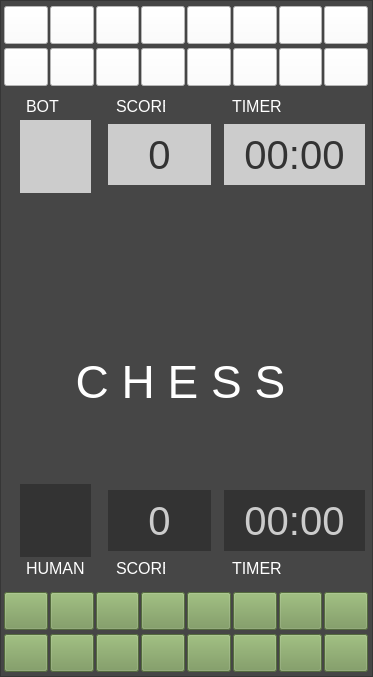
   <widget class="QFrame" name="sidePanel">
    <property name="geometry">
     <rect>
      <x>698</x>
      <y>6</y>
      <width>373</width>
      <height>677</height>
     </rect>
    </property>
    <property name="styleSheet">
     <string notr="true">background: rgb(70, 70, 70);</string>
    </property>
    <property name="frameShape">
     <enum>QFrame::StyledPanel</enum>
    </property>
    <property name="frameShadow">
     <enum>QFrame::Raised</enum>
    </property>
    <widget class="QWidget" name="layoutWidget">
     <property name="geometry">
      <rect>
       <x>4</x>
       <y>2</y>
       <width>364</width>
       <height>88</height>
      </rect>
     </property>
     <layout class="QGridLayout" name="botOutPieces">
      <property name="horizontalSpacing">
       <number>2</number>
      </property>
      <property name="verticalSpacing">
       <number>0</number>
      </property>
      <item row="0" column="0">
       <widget class="QPushButton" name="bot1">
        <property name="styleSheet">
         <string notr="true">background: white;
color: black;
height: 30px;
width: 30px;
icon-size: 30px;
</string>
        </property>
        <property name="text">
         <string/>
        </property>
       </widget>
      </item>
      <item row="0" column="1">
       <widget class="QPushButton" name="bot2">
        <property name="styleSheet">
         <string notr="true">background: white;
color: black;
height: 30px;
width: 30px;
icon-size: 30px;
</string>
        </property>
        <property name="text">
         <string/>
        </property>
       </widget>
      </item>
      <item row="0" column="2">
       <widget class="QPushButton" name="bot3">
        <property name="styleSheet">
         <string notr="true">background: white;
color: black;
height: 30px;
width: 30px;
icon-size: 30px;
</string>
        </property>
        <property name="text">
         <string/>
        </property>
       </widget>
      </item>
      <item row="0" column="3">
       <widget class="QPushButton" name="bot4">
        <property name="styleSheet">
         <string notr="true">background: white;
color: black;
height: 30px;
width: 30px;
icon-size: 30px;
</string>
        </property>
        <property name="text">
         <string/>
        </property>
       </widget>
      </item>
      <item row="0" column="4">
       <widget class="QPushButton" name="bot5">
        <property name="styleSheet">
         <string notr="true">background: white;
color: black;
height: 30px;
width: 30px;
icon-size: 30px;
</string>
        </property>
        <property name="text">
         <string/>
        </property>
       </widget>
      </item>
      <item row="0" column="5">
       <widget class="QPushButton" name="bot6">
        <property name="styleSheet">
         <string notr="true">background: white;
color: black;
height: 30px;
width: 30px;
icon-size: 30px;
</string>
        </property>
        <property name="text">
         <string/>
        </property>
       </widget>
      </item>
      <item row="0" column="6">
       <widget class="QPushButton" name="bot7">
        <property name="styleSheet">
         <string notr="true">background: white;
color: black;
height: 30px;
width: 30px;
icon-size: 30px;
</string>
        </property>
        <property name="text">
         <string/>
        </property>
       </widget>
      </item>
      <item row="0" column="7">
       <widget class="QPushButton" name="bot8">
        <property name="styleSheet">
         <string notr="true">background: white;
color: black;
height: 30px;
width: 30px;
icon-size: 30px;
</string>
        </property>
        <property name="text">
         <string/>
        </property>
       </widget>
      </item>
      <item row="1" column="0">
       <widget class="QPushButton" name="bot9">
        <property name="styleSheet">
         <string notr="true">background: white;
color: black;
height: 30px;
width: 30px;
icon-size: 30px;
</string>
        </property>
        <property name="text">
         <string/>
        </property>
       </widget>
      </item>
      <item row="1" column="1">
       <widget class="QPushButton" name="bot10">
        <property name="styleSheet">
         <string notr="true">background: white;
color: black;
height: 30px;
width: 30px;
icon-size: 30px;
</string>
        </property>
        <property name="text">
         <string/>
        </property>
       </widget>
      </item>
      <item row="1" column="2">
       <widget class="QPushButton" name="bot11">
        <property name="styleSheet">
         <string notr="true">background: white;
color: black;
height: 30px;
width: 30px;
icon-size: 30px;
</string>
        </property>
        <property name="text">
         <string/>
        </property>
       </widget>
      </item>
      <item row="1" column="3">
       <widget class="QPushButton" name="bot12">
        <property name="styleSheet">
         <string notr="true">background: white;
color: black;
height: 30px;
width: 30px;
icon-size: 30px;
</string>
        </property>
        <property name="text">
         <string/>
        </property>
       </widget>
      </item>
      <item row="1" column="4">
       <widget class="QPushButton" name="bot13">
        <property name="styleSheet">
         <string notr="true">background: white;
color: black;
height: 30px;
width: 30px;
icon-size: 30px;
</string>
        </property>
        <property name="text">
         <string/>
        </property>
       </widget>
      </item>
      <item row="1" column="5">
       <widget class="QPushButton" name="bot14">
        <property name="styleSheet">
         <string notr="true">background: white;
color: black;
height: 30px;
width: 30px;
icon-size: 30px;
</string>
        </property>
        <property name="text">
         <string/>
        </property>
       </widget>
      </item>
      <item row="1" column="6">
       <widget class="QPushButton" name="bot15">
        <property name="styleSheet">
         <string notr="true">background: white;
color: black;
height: 30px;
width: 30px;
icon-size: 30px;
</string>
        </property>
        <property name="text">
         <string/>
        </property>
       </widget>
      </item>
      <item row="1" column="7">
       <widget class="QPushButton" name="bot16">
        <property name="styleSheet">
         <string notr="true">background: white;
color: black;
height: 30px;
width: 30px;
icon-size: 30px;
</string>
        </property>
        <property name="text">
         <string/>
        </property>
       </widget>
      </item>
     </layout>
    </widget>
    <widget class="QLabel" name="humanIcon">
     <property name="geometry">
      <rect>
       <x>20</x>
       <y>484</y>
       <width>71</width>
       <height>73</height>
      </rect>
     </property>
     <property name="styleSheet">
      <string notr="true">font-size: 40px;
color: white;
background: rgb(51, 51, 51);</string>
     </property>
     <property name="text">
      <string/>
     </property>
     <property name="pixmap">
      <pixmap>images/userW.png</pixmap>
     </property>
     <property name="alignment">
      <set>Qt::AlignCenter</set>
     </property>
    </widget>
    <widget class="QLabel" name="botIcon">
     <property name="geometry">
      <rect>
       <x>20</x>
       <y>120</y>
       <width>71</width>
       <height>73</height>
      </rect>
     </property>
     <property name="styleSheet">
      <string notr="true">font-size: 40px;
color: white;
background: rgb(204, 204, 204)</string>
     </property>
     <property name="text">
      <string/>
     </property>
     <property name="pixmap">
      <pixmap>images/botB.png</pixmap>
     </property>
     <property name="alignment">
      <set>Qt::AlignCenter</set>
     </property>
    </widget>
    <widget class="QLabel" name="botScore">
     <property name="geometry">
      <rect>
       <x>108</x>
       <y>124</y>
       <width>103</width>
       <height>61</height>
      </rect>
     </property>
     <property name="styleSheet">
      <string notr="true">color: rgb(51, 51, 51);
font-size: 40px;
background: rgb(204, 204, 204);</string>
     </property>
     <property name="text">
      <string>0</string>
     </property>
     <property name="alignment">
      <set>Qt::AlignCenter</set>
     </property>
    </widget>
    <widget class="QLabel" name="humanScore">
     <property name="geometry">
      <rect>
       <x>108</x>
       <y>490</y>
       <width>103</width>
       <height>61</height>
      </rect>
     </property>
     <property name="styleSheet">
      <string notr="true">color: rgb(204, 204, 204);
font-size: 40px;
background: rgb(51, 51, 51);</string>
     </property>
     <property name="text">
      <string>0</string>
     </property>
     <property name="alignment">
      <set>Qt::AlignCenter</set>
     </property>
    </widget>
    <widget class="QLabel" name="humanTimer">
     <property name="geometry">
      <rect>
       <x>224</x>
       <y>490</y>
       <width>141</width>
       <height>61</height>
      </rect>
     </property>
     <property name="styleSheet">
      <string notr="true">color: rgb(204, 204, 204);
font-size: 40px;
background: rgb(51, 51, 51);</string>
     </property>
     <property name="text">
      <string>00:00</string>
     </property>
     <property name="alignment">
      <set>Qt::AlignCenter</set>
     </property>
    </widget>
    <widget class="QLabel" name="botTimer">
     <property name="geometry">
      <rect>
       <x>224</x>
       <y>124</y>
       <width>141</width>
       <height>61</height>
      </rect>
     </property>
     <property name="styleSheet">
      <string notr="true">color: rgb(51, 51, 51);
font-size: 40px;
background: rgb(204, 204, 204);</string>
     </property>
     <property name="text">
      <string>00:00</string>
     </property>
     <property name="alignment">
      <set>Qt::AlignCenter</set>
     </property>
    </widget>
    <widget class="QLabel" name="botLabel">
     <property name="geometry">
      <rect>
       <x>26</x>
       <y>98</y>
       <width>49</width>
       <height>16</height>
      </rect>
     </property>
     <property name="styleSheet">
      <string notr="true">color: white;
font-size: 16px;</string>
     </property>
     <property name="text">
      <string>BOT</string>
     </property>
     <property name="alignment">
      <set>Qt::AlignLeading|Qt::AlignLeft|Qt::AlignVCenter</set>
     </property>
    </widget>
    <widget class="QLabel" name="humanLabel">
     <property name="geometry">
      <rect>
       <x>26</x>
       <y>560</y>
       <width>59</width>
       <height>16</height>
      </rect>
     </property>
     <property name="styleSheet">
      <string notr="true">color: white;
font-size: 16px;</string>
     </property>
     <property name="text">
      <string>HUMAN</string>
     </property>
     <property name="alignment">
      <set>Qt::AlignLeading|Qt::AlignLeft|Qt::AlignVCenter</set>
     </property>
    </widget>
    <widget class="QLabel" name="botScoreLabel">
     <property name="geometry">
      <rect>
       <x>116</x>
       <y>98</y>
       <width>49</width>
       <height>16</height>
      </rect>
     </property>
     <property name="styleSheet">
      <string notr="true">color: white;
font-size: 16px;</string>
     </property>
     <property name="text">
      <string>SCORE</string>
     </property>
     <property name="alignment">
      <set>Qt::AlignLeading|Qt::AlignLeft|Qt::AlignVCenter</set>
     </property>
    </widget>
    <widget class="QLabel" name="humanScoreLabel">
     <property name="geometry">
      <rect>
       <x>116</x>
       <y>560</y>
       <width>49</width>
       <height>16</height>
      </rect>
     </property>
     <property name="styleSheet">
      <string notr="true">color: white;
font-size: 16px;</string>
     </property>
     <property name="text">
      <string>SCORE</string>
     </property>
     <property name="alignment">
      <set>Qt::AlignLeading|Qt::AlignLeft|Qt::AlignVCenter</set>
     </property>
    </widget>
    <widget class="QLabel" name="botTimerLabel">
     <property name="geometry">
      <rect>
       <x>232</x>
       <y>98</y>
       <width>49</width>
       <height>16</height>
      </rect>
     </property>
     <property name="styleSheet">
      <string notr="true">color: white;
font-size: 16px;</string>
     </property>
     <property name="text">
      <string>TIMER</string>
     </property>
     <property name="alignment">
      <set>Qt::AlignLeading|Qt::AlignLeft|Qt::AlignVCenter</set>
     </property>
    </widget>
    <widget class="QLabel" name="humanTimerLabel">
     <property name="geometry">
      <rect>
       <x>232</x>
       <y>560</y>
       <width>49</width>
       <height>16</height>
      </rect>
     </property>
     <property name="styleSheet">
      <string notr="true">color: white;
font-size: 16px;</string>
     </property>
     <property name="text">
      <string>TIMER</string>
     </property>
     <property name="alignment">
      <set>Qt::AlignLeading|Qt::AlignLeft|Qt::AlignVCenter</set>
     </property>
    </widget>
    <widget class="QWidget" name="layoutWidget">
     <property name="geometry">
      <rect>
       <x>4</x>
       <y>588</y>
       <width>364</width>
       <height>88</height>
      </rect>
     </property>
     <layout class="QGridLayout" name="humanOutPieces">
      <property name="horizontalSpacing">
       <number>2</number>
      </property>
      <property name="verticalSpacing">
       <number>0</number>
      </property>
      <item row="0" column="0">
       <widget class="QPushButton" name="human9">
        <property name="styleSheet">
         <string notr="true">background: rgb(118, 150, 86);
color: white;
height: 30px;
width: 30px;
icon-size: 30px;
</string>
        </property>
        <property name="text">
         <string/>
        </property>
       </widget>
      </item>
      <item row="0" column="1">
       <widget class="QPushButton" name="human10">
        <property name="styleSheet">
         <string notr="true">background: rgb(118, 150, 86);
color: white;
height: 30px;
width: 30px;
icon-size: 30px;
</string>
        </property>
        <property name="text">
         <string/>
        </property>
       </widget>
      </item>
      <item row="0" column="2">
       <widget class="QPushButton" name="human11">
        <property name="styleSheet">
         <string notr="true">background: rgb(118, 150, 86);
color: white;
height: 30px;
width: 30px;
icon-size: 30px;
</string>
        </property>
        <property name="text">
         <string/>
        </property>
       </widget>
      </item>
      <item row="0" column="3">
       <widget class="QPushButton" name="human12">
        <property name="styleSheet">
         <string notr="true">background: rgb(118, 150, 86);
color: white;
height: 30px;
width: 30px;
icon-size: 30px;
</string>
        </property>
        <property name="text">
         <string/>
        </property>
       </widget>
      </item>
      <item row="0" column="4">
       <widget class="QPushButton" name="human13">
        <property name="styleSheet">
         <string notr="true">background: rgb(118, 150, 86);
color: white;
height: 30px;
width: 30px;
icon-size: 30px;
</string>
        </property>
        <property name="text">
         <string/>
        </property>
       </widget>
      </item>
      <item row="0" column="5">
       <widget class="QPushButton" name="human14">
        <property name="styleSheet">
         <string notr="true">background: rgb(118, 150, 86);
color: white;
height: 30px;
width: 30px;
icon-size: 30px;
</string>
        </property>
        <property name="text">
         <string/>
        </property>
       </widget>
      </item>
      <item row="0" column="6">
       <widget class="QPushButton" name="human15">
        <property name="styleSheet">
         <string notr="true">background: rgb(118, 150, 86);
color: white;
height: 30px;
width: 30px;
icon-size: 30px;
</string>
        </property>
        <property name="text">
         <string/>
        </property>
       </widget>
      </item>
      <item row="0" column="7">
       <widget class="QPushButton" name="human16">
        <property name="styleSheet">
         <string notr="true">background: rgb(118, 150, 86);
color: white;
height: 30px;
width: 30px;
icon-size: 30px;
</string>
        </property>
        <property name="text">
         <string/>
        </property>
       </widget>
      </item>
      <item row="1" column="0">
       <widget class="QPushButton" name="human1">
        <property name="styleSheet">
         <string notr="true">background: rgb(118, 150, 86);
color: white;
height: 30px;
width: 30px;
icon-size: 30px;
opacity: 50%;
</string>
        </property>
        <property name="text">
         <string/>
        </property>
       </widget>
      </item>
      <item row="1" column="1">
       <widget class="QPushButton" name="human2">
        <property name="styleSheet">
         <string notr="true">background: rgb(118, 150, 86);
color: white;
height: 30px;
width: 30px;
icon-size: 30px;
</string>
        </property>
        <property name="text">
         <string/>
        </property>
       </widget>
      </item>
      <item row="1" column="2">
       <widget class="QPushButton" name="human3">
        <property name="styleSheet">
         <string notr="true">background: rgb(118, 150, 86);
color: white;
height: 30px;
width: 30px;
icon-size: 30px;
</string>
        </property>
        <property name="text">
         <string/>
        </property>
       </widget>
      </item>
      <item row="1" column="3">
       <widget class="QPushButton" name="human4">
        <property name="styleSheet">
         <string notr="true">background: rgb(118, 150, 86);
color: white;
height: 30px;
width: 30px;
icon-size: 30px;
</string>
        </property>
        <property name="text">
         <string/>
        </property>
       </widget>
      </item>
      <item row="1" column="4">
       <widget class="QPushButton" name="human5">
        <property name="styleSheet">
         <string notr="true">background: rgb(118, 150, 86);
color: white;
height: 30px;
width: 30px;
icon-size: 30px;
</string>
        </property>
        <property name="text">
         <string/>
        </property>
       </widget>
      </item>
      <item row="1" column="5">
       <widget class="QPushButton" name="human6">
        <property name="styleSheet">
         <string notr="true">background: rgb(118, 150, 86);
color: white;
height: 30px;
width: 30px;
icon-size: 30px;
</string>
        </property>
        <property name="text">
         <string/>
        </property>
       </widget>
      </item>
      <item row="1" column="6">
       <widget class="QPushButton" name="human7">
        <property name="styleSheet">
         <string notr="true">background: rgb(118, 150, 86);
color: white;
height: 30px;
width: 30px;
icon-size: 30px;
</string>
        </property>
        <property name="text">
         <string/>
        </property>
       </widget>
      </item>
      <item row="1" column="7">
       <widget class="QPushButton" name="human8">
        <property name="styleSheet">
         <string notr="true">background: rgb(118, 150, 86);
color: white;
height: 30px;
width: 30px;
icon-size: 30px;
</string>
        </property>
        <property name="text">
         <string/>
        </property>
       </widget>
      </item>
     </layout>
    </widget>
    <widget class="QLabel" name="chessIconKing">
     <property name="geometry">
      <rect>
       <x>148</x>
       <y>292</y>
       <width>71</width>
       <height>73</height>
      </rect>
     </property>
     <property name="styleSheet">
      <string notr="true">color: white;
background: none;</string>
     </property>
     <property name="text">
      <string/>
     </property>
     <property name="pixmap">
      <pixmap>images/kingW.png</pixmap>
     </property>
     <property name="alignment">
      <set>Qt::AlignCenter</set>
     </property>
    </widget>
    <widget class="QLabel" name="chessIconQueen">
     <property name="geometry">
      <rect>
       <x>186</x>
       <y>282</y>
       <width>71</width>
       <height>73</height>
      </rect>
     </property>
     <property name="styleSheet">
      <string notr="true">color: white;
background: none;</string>
     </property>
     <property name="text">
      <string/>
     </property>
     <property name="pixmap">
      <pixmap>images/queenW.png</pixmap>
     </property>
     <property name="alignment">
      <set>Qt::AlignCenter</set>
     </property>
    </widget>
    <widget class="QLabel" name="chessIconBishop">
     <property name="geometry">
      <rect>
       <x>110</x>
       <y>282</y>
       <width>71</width>
       <height>73</height>
      </rect>
     </property>
     <property name="styleSheet">
      <string notr="true">color: white;
background: none;</string>
     </property>
     <property name="text">
      <string/>
     </property>
     <property name="pixmap">
      <pixmap>images/bishopW.png</pixmap>
     </property>
     <property name="alignment">
      <set>Qt::AlignCenter</set>
     </property>
    </widget>
    <widget class="QLabel" name="chessIconRook">
     <property name="geometry">
      <rect>
       <x>72</x>
       <y>272</y>
       <width>71</width>
       <height>73</height>
      </rect>
     </property>
     <property name="styleSheet">
      <string notr="true">color: white;
background: none;</string>
     </property>
     <property name="text">
      <string/>
     </property>
     <property name="pixmap">
      <pixmap>images/rookW.png</pixmap>
     </property>
     <property name="alignment">
      <set>Qt::AlignCenter</set>
     </property>
    </widget>
    <widget class="QLabel" name="chessIconKnight">
     <property name="geometry">
      <rect>
       <x>224</x>
       <y>272</y>
       <width>71</width>
       <height>73</height>
      </rect>
     </property>
     <property name="styleSheet">
      <string notr="true">color: white;
background: none;</string>
     </property>
     <property name="text">
      <string/>
     </property>
     <property name="pixmap">
      <pixmap>images/knightW.png</pixmap>
     </property>
     <property name="alignment">
      <set>Qt::AlignCenter</set>
     </property>
    </widget>
    <widget class="QLabel" name="chessIconPawn">
     <property name="geometry">
      <rect>
       <x>262</x>
       <y>262</y>
       <width>71</width>
       <height>73</height>
      </rect>
     </property>
     <property name="styleSheet">
      <string notr="true">color: white;
background: none;</string>
     </property>
     <property name="text">
      <string/>
     </property>
     <property name="pixmap">
      <pixmap>images/pawnW.png</pixmap>
     </property>
     <property name="alignment">
      <set>Qt::AlignCenter</set>
     </property>
    </widget>
    <widget class="QLabel" name="chessIconPawn2">
     <property name="geometry">
      <rect>
       <x>34</x>
       <y>262</y>
       <width>71</width>
       <height>73</height>
      </rect>
     </property>
     <property name="styleSheet">
      <string notr="true">color: white;
background: none;
</string>
     </property>
     <property name="text">
      <string/>
     </property>
     <property name="pixmap">
      <pixmap>images/pawnW.png</pixmap>
     </property>
     <property name="alignment">
      <set>Qt::AlignCenter</set>
     </property>
    </widget>
    <widget class="QLabel" name="chessIconText">
     <property name="geometry">
      <rect>
       <x>74</x>
       <y>344</y>
       <width>213</width>
       <height>75</height>
      </rect>
     </property>
     <property name="styleSheet">
      <string notr="true">color: white;
font-size: 46px;
background: none;</string>
     </property>
     <property name="text">
      <string>C H E S S</string>
     </property>
     <property name="alignment">
      <set>Qt::AlignCenter</set>
     </property>
    </widget>
    <zorder>chessIconQueen</zorder>
    <zorder>layoutWidget</zorder>
    <zorder>humanIcon</zorder>
    <zorder>botIcon</zorder>
    <zorder>botScore</zorder>
    <zorder>humanScore</zorder>
    <zorder>humanTimer</zorder>
    <zorder>botTimer</zorder>
    <zorder>botLabel</zorder>
    <zorder>humanLabel</zorder>
    <zorder>botScoreLabel</zorder>
    <zorder>humanScoreLabel</zorder>
    <zorder>botTimerLabel</zorder>
    <zorder>humanTimerLabel</zorder>
    <zorder>layoutWidget</zorder>
    <zorder>chessIconKing</zorder>
    <zorder>chessIconBishop</zorder>
    <zorder>chessIconRook</zorder>
    <zorder>chessIconPawn</zorder>
    <zorder>chessIconPawn2</zorder>
    <zorder>chessIconKnight</zorder>
    <zorder>chessIconText</zorder>
   </widget>
